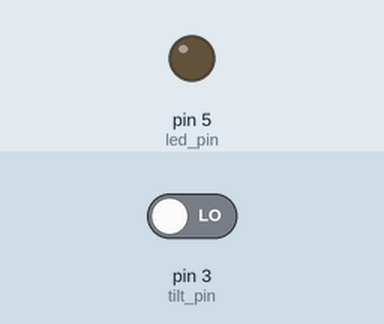
Recording of a sketch running on a simulated Arduino Uno, built with avr-gcc and run on an emulated ATmega328P. On the bench: output pins drawn as LEDs (lit = HIGH). The test bench sets the inputs (shaded band); at power-on: pin 3 (tilt_pin) LOW.

Above: at 1.2 s.
1.3 s: pin 3 (tilt_pin) driven HIGH
At 1.7 s:
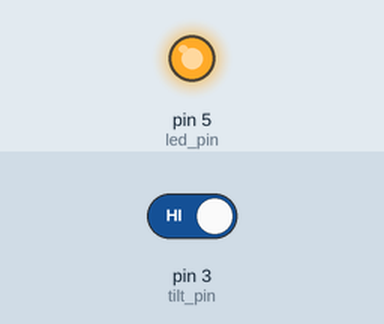
2.8 s: pin 3 (tilt_pin) driven LOW
At 4.0 s:
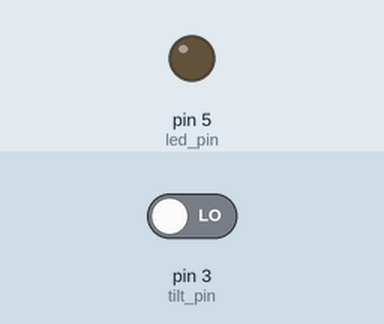
Timing chart, 0 to 5.8 s (numbered marks = the images above; inputs shaded):
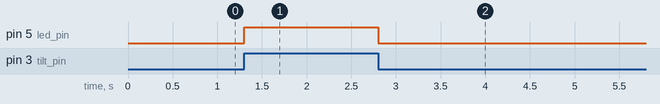

The sketch:

KY-017.ino
```cpp
const int led_pin = 5;
const int tilt_pin = 3;


void setup(){
    pinMode(led_pin,OUTPUT);
    pinMode(tilt_pin,INPUT);
}
void loop(){
    if(digitalRead(tilt_pin)){
        digitalWrite(led_pin,HIGH);
    }else{
        digitalWrite(led_pin,LOW);
    }
}
```

Measured:
- after the input at 1.3 s, pin 5 (led_pin): LOW → HIGH at once
- after the input at 2.8 s, pin 5 (led_pin): HIGH → LOW at once
